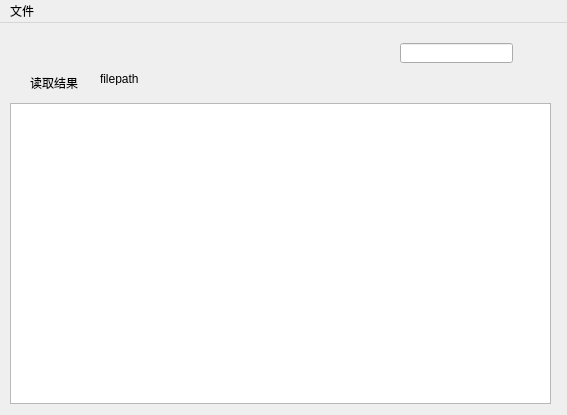
<?xml version="1.0" encoding="UTF-8"?>
<ui version="4.0">
 <class>MainWindow</class>
 <widget class="QMainWindow" name="MainWindow">
  <property name="geometry">
   <rect>
    <x>0</x>
    <y>0</y>
    <width>567</width>
    <height>415</height>
   </rect>
  </property>
  <property name="windowTitle">
   <string>MainWindow</string>
  </property>
  <widget class="QWidget" name="centralWidget">
   <widget class="QLabel" name="label">
    <property name="geometry">
     <rect>
      <x>30</x>
      <y>50</y>
      <width>54</width>
      <height>20</height>
     </rect>
    </property>
    <property name="text">
     <string>读取结果</string>
    </property>
   </widget>
   <widget class="QPlainTextEdit" name="plainTextEdit">
    <property name="geometry">
     <rect>
      <x>10</x>
      <y>80</y>
      <width>541</width>
      <height>301</height>
     </rect>
    </property>
   </widget>
   <widget class="QLineEdit" name="lineEdit">
    <property name="geometry">
     <rect>
      <x>400</x>
      <y>20</y>
      <width>113</width>
      <height>20</height>
     </rect>
    </property>
   </widget>
   <widget class="QLabel" name="label_path">
    <property name="geometry">
     <rect>
      <x>100</x>
      <y>50</y>
      <width>54</width>
      <height>12</height>
     </rect>
    </property>
    <property name="text">
     <string>filepath</string>
    </property>
   </widget>
  </widget>
  <widget class="QMenuBar" name="menuBar">
   <property name="geometry">
    <rect>
     <x>0</x>
     <y>0</y>
     <width>567</width>
     <height>23</height>
    </rect>
   </property>
   <widget class="QMenu" name="menu">
    <property name="title">
     <string>文件</string>
    </property>
    <addaction name="action_Open"/>
    <addaction name="action_Close"/>
    <addaction name="action_Save"/>
    <addaction name="action_Quit"/>
   </widget>
   <addaction name="menu"/>
  </widget>
  <action name="action_Open">
   <property name="text">
    <string>&amp;Open</string>
   </property>
  </action>
  <action name="action_Close">
   <property name="text">
    <string>&amp;Close</string>
   </property>
  </action>
  <action name="action_Save">
   <property name="text">
    <string>&amp;Save</string>
   </property>
  </action>
  <action name="action_Quit">
   <property name="text">
    <string>&amp;Quit</string>
   </property>
  </action>
 </widget>
 <resources/>
 <connections/>
</ui>
